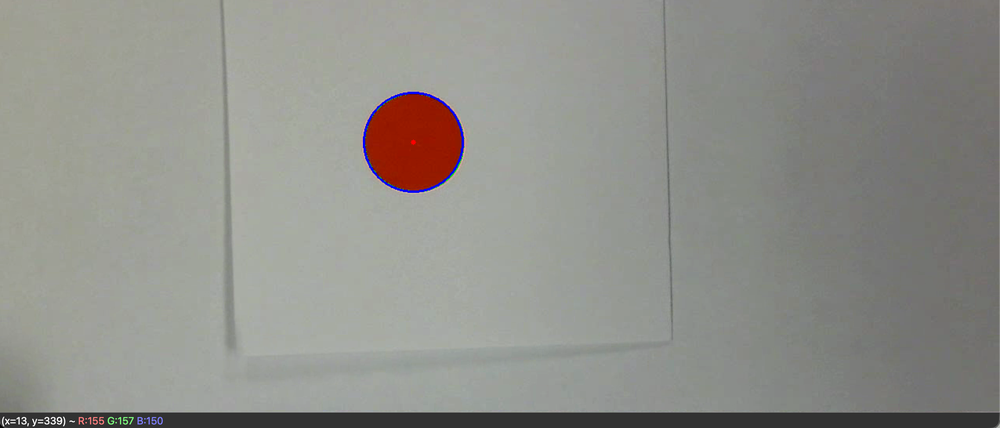
#> input picture Lab8/images/recording_setup.png, 1000 x 428 px, shrunk from 2552 x 1092 before the run, given in place of the camera
$ python 5_read_cam_detect_circles.py
#> lines starting #> are read from the running program, lines starting #| are printed output that depends on the picture; after the words box and inside, x2 and y2 are one past the last pixel; in counts of white or black regions, pixels touching at a corner belong together
import cv2
import numpy as np

# Open the camera (usually 0 for the default camera)
cap = cv2.VideoCapture(0)
# 0 = external USB, if connected
# 1 = internal

while True:
    # Read the frame from the camera
    ret, frame = cap.read()
#> frame is the input picture: shape (428, 1000, 3); mean B, G, R 138.3, 143.7, 143.8

    # Check if the frame was successfully read
    if not ret:
        break

    # Display the frame
    cv2.imshow("Camera", frame)

    # Check if the user pressed 'q' to quit
    if cv2.waitKey(1) == ord('q'):
#> (key q is pressed here)
        break

# Release the camera and close the window
cap.release()
cv2.destroyAllWindows()


# Now use the frame as your image, make it gray
gray = cv2.cvtColor(frame, cv2.COLOR_BGR2GRAY)

# the rest is just pasted from the last code
# Blur the image to reduce noise
gray = cv2.medianBlur(gray, 5)
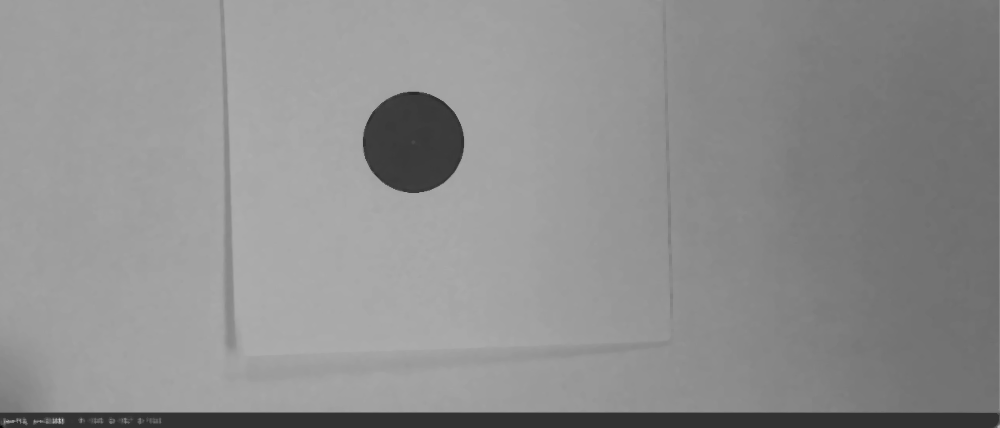
#> gray: shape (428, 1000); min 7, max 197, mean 143.1

# Detect circles using Hough Circle Transform
circles = cv2.HoughCircles(gray, cv2.HOUGH_GRADIENT, 1, 10,
                           param1=50, param2=40, minRadius=0, maxRadius=0)
#> circles = [[416.5, 140.5, 47.7]]

# Draw the detected circles
if circles is not None:
    circles = np.uint16(np.around(circles))
#> circles = [[416, 140, 48]]
    for i in circles[0, :]:
        center = (i[0], i[1])
        radius = i[2]
        cv2.circle(frame, center, radius, (0, 255, 0), 2)
        print(center)
#> this loop made 1 pass
#| (416, 140)
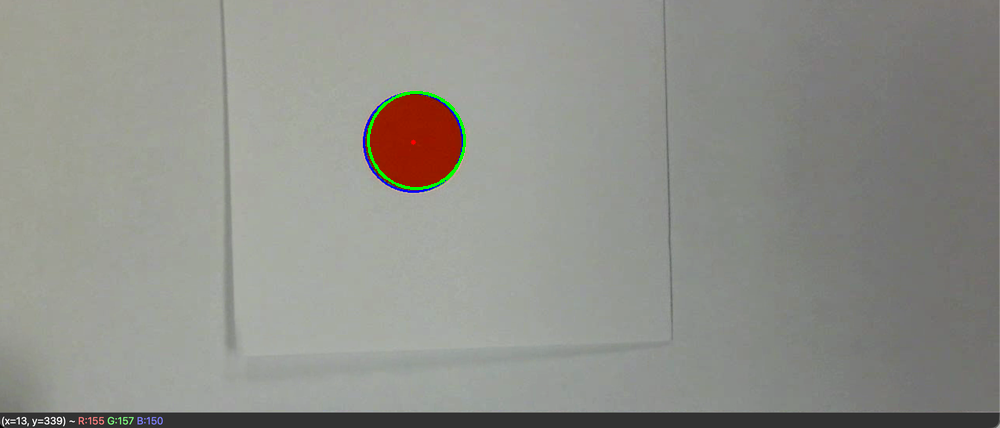
#> frame: shape (428, 1000, 3); 0.22% of pixels changed, all inside (x1, y1, x2, y2) = (367, 91, 466, 190)

# Display the image and coordinates
cv2.imshow('Detected Circles', frame)
cv2.waitKey(0) # press key to close windows


cv2.destroyAllWindows()
